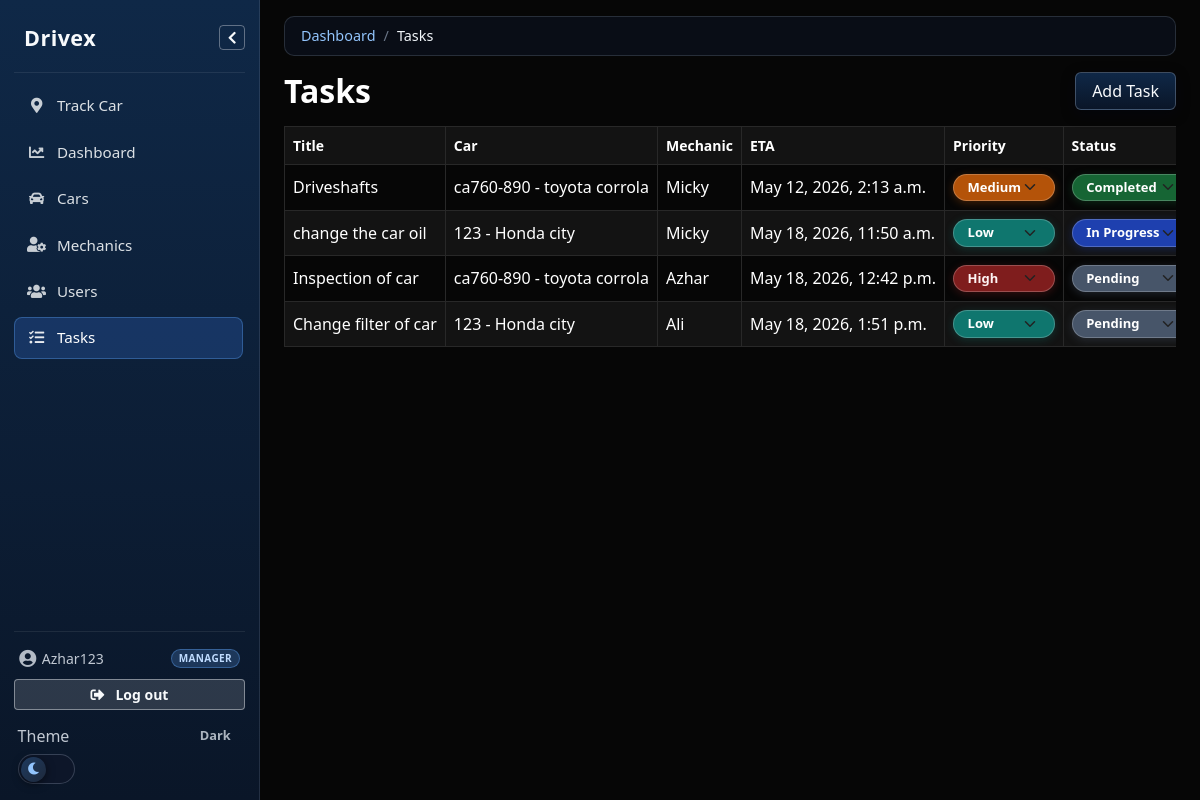
The app's page /tasks/ (signed in), older data.
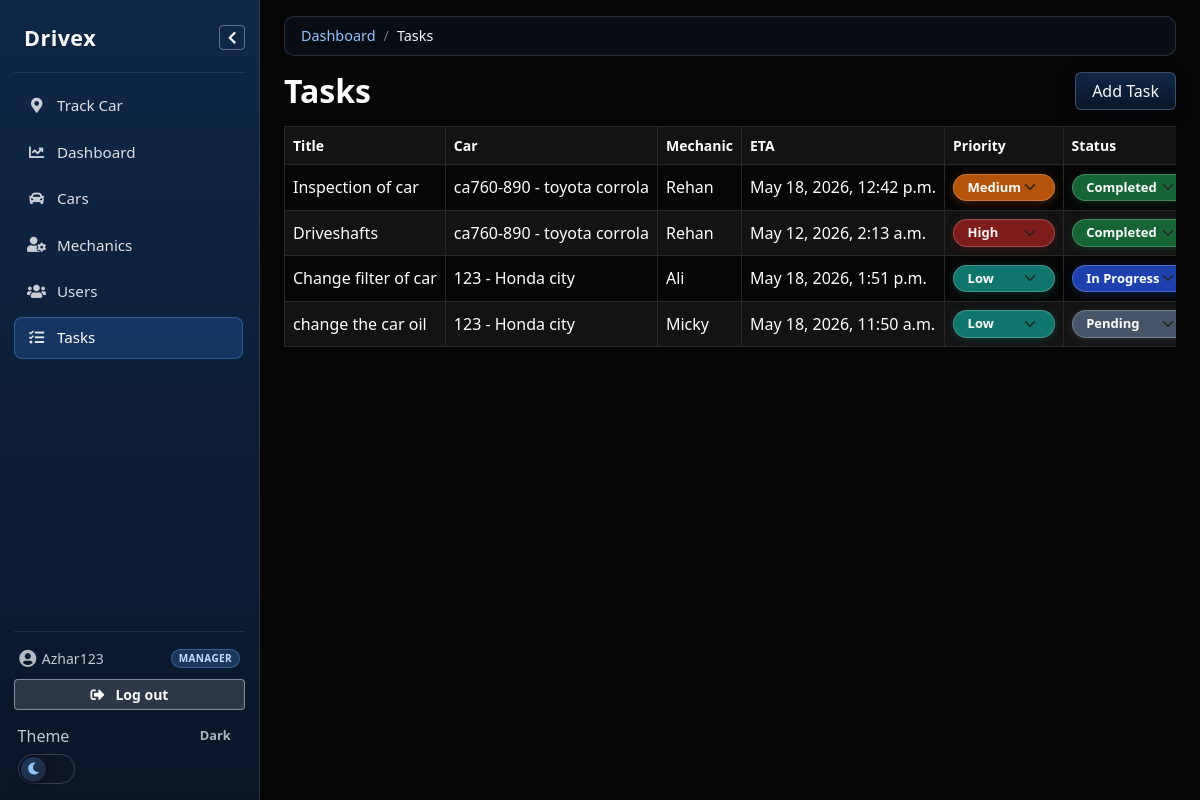
The same page, newer data.
### taskapp/models.py (models this page shows, shortened)
class Task(models.Model):
    STATUS_CHOICES = [
        ('pending', 'Pending'),
        ('in_progress', 'In Progress'),
        ('completed', 'Completed'),
    ]
    PRIORITY_CHOICES = [
        ('low', 'Low'),
        ('medium', 'Medium'),
        ('high', 'High'),
    ]
    car = models.ForeignKey(
        Cars,
        on_delete=models.CASCADE,
        related_name='tasks'
    )
    mechanic = models.ForeignKey(
        Mechanic,
        on_delete=models.SET_NULL,
        null=True,
        blank=True,
        related_name='tasks'
    )
    title = models.CharField(max_length=200)
    description = models.TextField(blank=True)
    status = models.CharField(
        max_length=20,
        choices=STATUS_CHOICES,
        default='pending'
    )
    priority = models.CharField(
        max_length=10,
        choices=PRIORITY_CHOICES,
        default='medium'
    )
    estimated_hours = models.DecimalField(
        max_digits=4,
        decimal_places=1,
        null=True,
        blank=True,
        help_text='Work estimate in hours; used to calculate promised completion when you save.',
    )
    promised_completion_at = models.DateTimeField(null=True, blank=True)
    created_at = models.DateTimeField(auto_now_add=True)
    updated_at = models.DateTimeField(auto_now=True)
    class Meta:
        ordering = ['status', '-created_at']
    def save(self, *args, **kwargs):
        if self.estimated_hours:
            base_time = self.created_at or timezone.now()
            self.promised_completion_at = base_time + timedelta(
                hours=float(self.estimated_hours)
            )
        else:
            self.promised_completion_at = None
        super().save(*args, **kwargs)
        if self.mechanic_id and self.status != 'completed':
            Mechanic.objects.filter(pk=self.mechanic_id).update(
                is_manually_busy=False,
            )

class Cars(models.Model):
    Status_choices = [
        ('waiting', 'Waiting'),
        ('assigned', 'Assigned'),
        ('in_progress', 'In-progress'),
        ('completed', 'Completed')
    ]
    registration_number = models.CharField(max_length=20, unique=True)
    make = models.CharField(max_length=50)
    model = models.CharField(max_length=50)
    year = models.PositiveIntegerField(null=True, blank=True)
    customer_name = models.CharField(max_length=100, blank=True)
    customer_phone = models.CharField(max_length=20, blank=True)
    status = models.CharField(
        max_length=20,
        choices=Status_choices,
        default='waiting'
    )
    created_at = models.DateTimeField(auto_now_add=True)
    class Meta:
        ordering = ['-created_at']
        verbose_name = 'Car'
        verbose_name_plural = 'Cars'
    def __str__(self):
        return f"{self.registration_number} - {self.make} {self.model}"

class Mechanic(models.Model):
    name = models.CharField(max_length=30)
    specialization = models.CharField(max_length=30, blank=True)
    phone_number = models.CharField(max_length=20, blank=True)
    is_active = models.BooleanField(default=True)
    is_on_leave = models.BooleanField(
        default=False,
        help_text='Mark when the mechanic is unavailable (leave).',
    )
    is_manually_busy = models.BooleanField(
        default=False,
        help_text='When set and there is no open task, shows as Busy.',
    )
    user = models.OneToOneField(
        settings.AUTH_USER_MODEL,
        on_delete=models.SET_NULL,
        null=True,
        blank=True,
        related_name='mechanic_profile',
        help_text='Optional login for this mechanic (restricted to assigned tasks only).',
    )
    created_at = models.DateTimeField(auto_now_add=True)
    class Meta:
        ordering = ['name']
    def __str__(self):
        return self.name

### taskapp/views.py (the view)
# urls.py: path('tasks/', views.TaskListView.as_view(), name='task_list'),
class TaskListView(ShopAccessMixin, ListView):
    model = Task
    template_name = 'tasks/task_list.html'
    context_object_name = 'tasks'
    def get_queryset(self):
        return (
            mechanic_tasks_queryset(self.request.user).select_related(
                'car',
                'mechanic',
            )
        )
    def get_context_data(self, **kwargs):
        ctx = super().get_context_data(**kwargs)
        ctx['task_status_choices'] = Task.STATUS_CHOICES
        ctx['task_priority_choices'] = Task.PRIORITY_CHOICES
        return ctx

### taskapp/breadcrumbs.py (called while the page is built)
def _dashboard():
    return {"label": _("Dashboard"), "url": reverse("home")}

### taskapp/context_processors.py (called while the page is built, shortened)
def admin_mechanic_task_summary(request):
    try:
        admin_index = reverse('admin:index')
    except Exception:
        return {}
    if request.path.rstrip('/') != admin_index.rstrip('/'):
        return {}

def shop_roles(request):
    user = request.user
    role = resolve_shop_access_role(user) if user.is_authenticated else None
    return {
        'shop_role': role,
        'is_shop_manager': role == 'manager',
        'shop_mechanic': get_mechanic_profile(user) if user.is_authenticated else None,
    }

def shop_breadcrumbs(request):
    return {'shop_breadcrumb_items': resolve_shop_breadcrumb_items(request)}

def site_shop_theme(request):
    raw = request.COOKIES.get(SITE_THEME_COOKIE, '')
    theme = raw if raw in ('light', 'dark') else 'dark'
    return {
        'site_bootswatch_css': (
            SITE_BOOTSWATCH_LIGHT_CSS if theme == 'light' else SITE_BOOTSWATCH_DARK_CSS
        ),
        'site_bootswatch_dark_url': SITE_BOOTSWATCH_DARK_CSS,
        'site_bootswatch_light_url': SITE_BOOTSWATCH_LIGHT_CSS,
        'site_theme_cookie_name': SITE_THEME_COOKIE,
    }

### taskapp/templates/tasks/task_list.html (shortened to what this page needs)
{% extends 'base.html' %} {% block content %}
<div class="d-flex justify-content-between align-items-center flex-wrap gap-2 mb-3">
  <h2 class="mb-0">{% if shop_role == 'mechanic' %}My tasks{% else %}Tasks{% endif %}</h2>
  {% if is_shop_manager %}
  <a href="{% url 'task_create' %}" class="btn btn-primary">Add Task</a>
  {% endif %}
</div>
<div class="table-responsive shop-table-scroll">
<table class="table table-bordered table-striped">
  <thead>
    <tr>
      <th>Title</th>
      <th>Car</th>
      <th>Mechanic</th>
      <th>ETA</th>
      <th>Priority</th>
      <th>Status</th>
    </tr>
  </thead>
  <tbody>
    {% for task in tasks %}
    <tr>
      <td>{{ task.title }}</td>
      <td>{{ task.car }}</td>
      <td>{{ task.mechanic }}</td>
      <td>
        {% if task.promised_completion_at %}
        {{ task.promised_completion_at|date:"M d, Y, g:i a" }}
        {% else %}
        <span class="text-muted">Not set</span>
        {% endif %}
      </td>
      <td class="task-inline-cell">
        {% if is_shop_manager %}
        <select
          name="priority"
          id="task-{{ task.pk }}-priority"
          form="form-task-priority-{{ task.pk }}"
          class="form-select form-select-sm enum-select enum-task-priority task-inline-select"
          onchange="document.getElementById('form-task-priority-{{ task.pk }}').submit()"
        >
          {% for value, label in task_priority_choices %}
          <option value="{{ value }}" {% if task.priority == value %}selected{% endif %}>
            {{ label }}
          </option>
          {% endfor %}
        </select>
        {% else %}
        {{ task.get_priority_display }}
        {% endif %}
      </td>
      <td class="task-inline-cell">
        {% if is_shop_manager or shop_role == 'mechanic' %}
        <select
          name="status"
          id="task-{{ task.pk }}-status"
          form="form-task-status-{{ task.pk }}"
          class="form-select form-select-sm enum-select enum-task-status task-inline-select"
          onchange="document.getElementById('form-task-status-{{ task.pk }}').submit()"
        >
          {% for value, label in task_status_choices %}
          <option value="{{ value }}" {% if task.status == value %}selected{% endif %}>
            {{ label }}
          </option>
          {% endfor %}
        </select>
        {% else %}
        {{ task.get_status_display }}
        {% endif %}
      </td>
    </tr>
    {% endfor %}
  </tbody>
</table>
</div>
{% endblock %}

Row changes from the older to the newer data that the page shows:
changed Task "Inspection of car": mechanic "Azhar" → "Rehan"; priority "High" → "Medium"; status "Pending" → "Completed"; moves up the list
changed Task "Driveshafts": mechanic "Micky" → "Rehan"; priority "Medium" → "High"
changed Task "Change filter of car": status "Pending" → "In Progress"; moves up the list
changed Task "change the car oil": status "In Progress" → "Pending"
